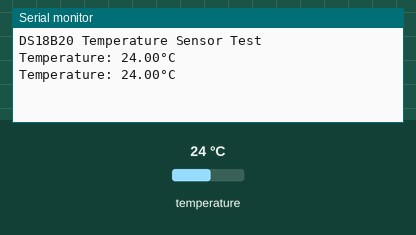
This program was run on a simulated ESP32. Shown: the last lines printed to the serial monitor. The test bench sets the inputs (shaded band); at power-on: temperature 24 °C.

Above: at 4.3 s.
4.4 s: temperature set to 12 °C
At 7.5 s:
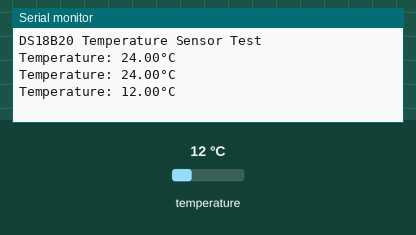
8.1 s: temperature set to 19 °C
At 9.5 s:
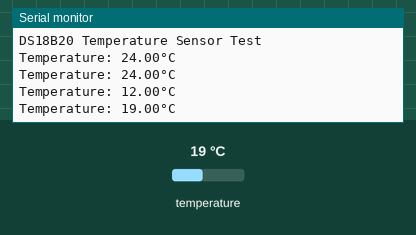
Timing chart, 0 to 11.1 s (numbered marks = the images above; inputs shaded):
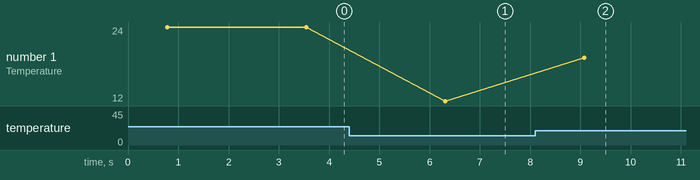

Measured:
- after the input at 4.4 s, the serial monitor: prints a new line after 1.9 s (image 1)
- after the input at 8.1 s, the serial monitor: prints a new line after 0.97 s (image 2)
- plotted number 1: 24 → 12 after the input at 4.4 s, 12 → 19 after the input at 8.1 s

The program:

main.cpp
```cpp
#include <Arduino.h>
#include <OneWire.h>
#include <DallasTemperature.h>

// Data wire is plugged into port 4 on the ESP32
#define ONE_WIRE_BUS 4

// Setup a oneWire instance to communicate with any OneWire devices
OneWire oneWire(ONE_WIRE_BUS);

// Pass our oneWire reference to Dallas Temperature.
DallasTemperature sensors(&oneWire);

void setup() {
  Serial.begin(115200);
  Serial.println("DS18B20 Temperature Sensor Test");

  sensors.begin();
}

void loop() {
  sensors.requestTemperatures(); // Send the command to get temperatures

  // We use the function ByIndex, and 0 refers to the first sensor on the wire
  float tempC = sensors.getTempCByIndex(0);

  // Check if reading was successful
  if(tempC != DEVICE_DISCONNECTED_C) {
    Serial.print("Temperature: ");
    Serial.print(tempC);
    Serial.println("°C");
  } else {
    Serial.println("Error: Could not read temperature data");
  }

  delay(2000);
}
```
